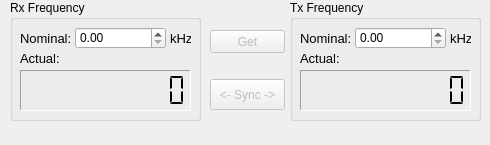
<?xml version="1.0" encoding="UTF-8"?>
<ui version="4.0">
 <class>SatSyncGui</class>
 <widget class="QMainWindow" name="SatSyncGui">
  <property name="geometry">
   <rect>
    <x>0</x>
    <y>0</y>
    <width>490</width>
    <height>145</height>
   </rect>
  </property>
  <property name="maximumSize">
   <size>
    <width>490</width>
    <height>145</height>
   </size>
  </property>
  <property name="contextMenuPolicy">
   <enum>Qt::NoContextMenu</enum>
  </property>
  <property name="windowTitle">
   <string>Satellite Rx/Tx sync for ICOM IC-705</string>
  </property>
  <widget class="QWidget" name="centralwidget">
   <widget class="QGroupBox" name="rxGroupBox">
    <property name="geometry">
     <rect>
      <x>10</x>
      <y>0</y>
      <width>191</width>
      <height>121</height>
     </rect>
    </property>
    <property name="title">
     <string>Rx Frequency</string>
    </property>
    <widget class="QDoubleSpinBox" name="nominalRxFrequency">
     <property name="geometry">
      <rect>
       <x>65</x>
       <y>27</y>
       <width>91</width>
       <height>22</height>
      </rect>
     </property>
     <property name="suffix">
      <string comment="kHz"/>
     </property>
     <property name="maximum">
      <double>999999.989999999990687</double>
     </property>
     <property name="value">
      <double>0.000000000000000</double>
     </property>
    </widget>
    <widget class="QLabel" name="label_1">
     <property name="geometry">
      <rect>
       <x>10</x>
       <y>30</y>
       <width>55</width>
       <height>16</height>
      </rect>
     </property>
     <property name="font">
      <font>
       <pointsize>10</pointsize>
      </font>
     </property>
     <property name="text">
      <string>Nominal:</string>
     </property>
    </widget>
    <widget class="QLabel" name="label_2">
     <property name="geometry">
      <rect>
       <x>10</x>
       <y>50</y>
       <width>51</width>
       <height>16</height>
      </rect>
     </property>
     <property name="font">
      <font>
       <pointsize>10</pointsize>
      </font>
     </property>
     <property name="text">
      <string>Actual:</string>
     </property>
    </widget>
    <widget class="QLCDNumber" name="actualRxFrequency">
     <property name="geometry">
      <rect>
       <x>10</x>
       <y>70</y>
       <width>171</width>
       <height>41</height>
      </rect>
     </property>
     <property name="frameShape">
      <enum>QFrame::Panel</enum>
     </property>
     <property name="frameShadow">
      <enum>QFrame::Sunken</enum>
     </property>
     <property name="smallDecimalPoint">
      <bool>false</bool>
     </property>
     <property name="digitCount">
      <number>10</number>
     </property>
     <property name="segmentStyle">
      <enum>QLCDNumber::Flat</enum>
     </property>
     <property name="value" stdset="0">
      <double>0.000000000000000</double>
     </property>
    </widget>
    <widget class="QLabel" name="label_5">
     <property name="geometry">
      <rect>
       <x>160</x>
       <y>30</y>
       <width>21</width>
       <height>16</height>
      </rect>
     </property>
     <property name="font">
      <font>
       <pointsize>10</pointsize>
      </font>
     </property>
     <property name="text">
      <string>kHz</string>
     </property>
    </widget>
   </widget>
   <widget class="QPushButton" name="syncButton">
    <property name="enabled">
     <bool>false</bool>
    </property>
    <property name="geometry">
     <rect>
      <x>210</x>
      <y>79</y>
      <width>75</width>
      <height>31</height>
     </rect>
    </property>
    <property name="text">
     <string>&lt;- Sync -&gt;</string>
    </property>
    <property name="checkable">
     <bool>true</bool>
    </property>
   </widget>
   <widget class="QGroupBox" name="txGroupBox">
    <property name="geometry">
     <rect>
      <x>290</x>
      <y>0</y>
      <width>191</width>
      <height>121</height>
     </rect>
    </property>
    <property name="title">
     <string>Tx Frequency</string>
    </property>
    <widget class="QDoubleSpinBox" name="nominalTxFrequency">
     <property name="geometry">
      <rect>
       <x>65</x>
       <y>27</y>
       <width>91</width>
       <height>22</height>
      </rect>
     </property>
     <property name="suffix">
      <string comment="kHz"/>
     </property>
     <property name="maximum">
      <double>999999.989999999990687</double>
     </property>
     <property name="value">
      <double>0.000000000000000</double>
     </property>
    </widget>
    <widget class="QLabel" name="label_3">
     <property name="geometry">
      <rect>
       <x>10</x>
       <y>30</y>
       <width>55</width>
       <height>16</height>
      </rect>
     </property>
     <property name="font">
      <font>
       <pointsize>10</pointsize>
      </font>
     </property>
     <property name="text">
      <string>Nominal:</string>
     </property>
    </widget>
    <widget class="QLabel" name="label_4">
     <property name="geometry">
      <rect>
       <x>10</x>
       <y>50</y>
       <width>51</width>
       <height>16</height>
      </rect>
     </property>
     <property name="font">
      <font>
       <pointsize>10</pointsize>
      </font>
     </property>
     <property name="text">
      <string>Actual:</string>
     </property>
    </widget>
    <widget class="QLCDNumber" name="actualTxFrequency">
     <property name="geometry">
      <rect>
       <x>10</x>
       <y>70</y>
       <width>171</width>
       <height>41</height>
      </rect>
     </property>
     <property name="frameShape">
      <enum>QFrame::Panel</enum>
     </property>
     <property name="frameShadow">
      <enum>QFrame::Sunken</enum>
     </property>
     <property name="smallDecimalPoint">
      <bool>false</bool>
     </property>
     <property name="digitCount">
      <number>10</number>
     </property>
     <property name="segmentStyle">
      <enum>QLCDNumber::Flat</enum>
     </property>
     <property name="value" stdset="0">
      <double>0.000000000000000</double>
     </property>
    </widget>
    <widget class="QLabel" name="label_6">
     <property name="geometry">
      <rect>
       <x>160</x>
       <y>30</y>
       <width>21</width>
       <height>16</height>
      </rect>
     </property>
     <property name="font">
      <font>
       <pointsize>10</pointsize>
      </font>
     </property>
     <property name="text">
      <string>kHz</string>
     </property>
    </widget>
   </widget>
   <widget class="QPushButton" name="readNominalButton">
    <property name="enabled">
     <bool>false</bool>
    </property>
    <property name="geometry">
     <rect>
      <x>210</x>
      <y>30</y>
      <width>75</width>
      <height>23</height>
     </rect>
    </property>
    <property name="text">
     <string>Get</string>
    </property>
   </widget>
  </widget>
  <widget class="QStatusBar" name="statusbar">
   <property name="sizeGripEnabled">
    <bool>false</bool>
   </property>
  </widget>
 </widget>
 <resources/>
 <connections/>
</ui>
